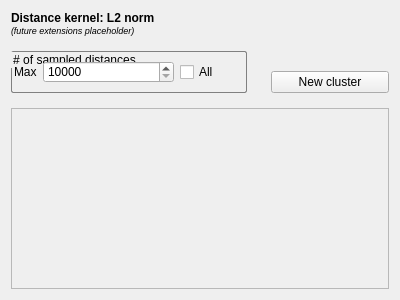
<?xml version="1.0" encoding="UTF-8"?>
<ui version="4.0">
 <class>ControllerForm</class>
 <widget class="QWidget" name="ControllerForm">
  <property name="geometry">
   <rect>
    <x>0</x>
    <y>0</y>
    <width>400</width>
    <height>300</height>
   </rect>
  </property>
  <property name="windowTitle">
   <string>Form</string>
  </property>
  <layout class="QVBoxLayout" name="verticalLayout">
   <item>
    <widget class="QLabel" name="label">
     <property name="text">
      <string>&lt;html&gt;&lt;head/&gt;&lt;body&gt;&lt;p&gt;&lt;span style=&quot; font-weight:600;&quot;&gt;Distance kernel: L2 norm&lt;/span&gt;&lt;br&gt;&lt;span style=&quot; font-size:7pt; font-style:italic;&quot;&gt;(future extensions placeholder)&lt;/span&gt;&lt;/p&gt;&lt;/body&gt;&lt;/html&gt;</string>
     </property>
     <property name="textFormat">
      <enum>Qt::RichText</enum>
     </property>
    </widget>
   </item>
   <item>
    <widget class="QWidget" name="widget" native="true">
     <property name="sizePolicy">
      <sizepolicy hsizetype="Preferred" vsizetype="Fixed">
       <horstretch>0</horstretch>
       <verstretch>0</verstretch>
      </sizepolicy>
     </property>
     <layout class="QHBoxLayout" name="horizontalLayout" stretch="6,3">
      <property name="spacing">
       <number>24</number>
      </property>
      <property name="leftMargin">
       <number>0</number>
      </property>
      <property name="rightMargin">
       <number>0</number>
      </property>
      <item>
       <widget class="QGroupBox" name="groupBox">
        <property name="sizePolicy">
         <sizepolicy hsizetype="Preferred" vsizetype="Fixed">
          <horstretch>0</horstretch>
          <verstretch>0</verstretch>
         </sizepolicy>
        </property>
        <property name="styleSheet">
         <string notr="true">QGroupBox { border: 1px solid gray;border-radius: 2px;margin-top: 0.5em; }; QGroupBox::title{subcontrol-origin: margin;subcontrol-position: top left;padding: 5 5px;font-weight: bold;}</string>
        </property>
        <property name="title">
         <string># of sampled distances</string>
        </property>
        <layout class="QHBoxLayout" name="horizontalLayout_2" stretch="0,4,2">
         <property name="leftMargin">
          <number>2</number>
         </property>
         <property name="rightMargin">
          <number>0</number>
         </property>
         <item>
          <widget class="QLabel" name="label_2">
           <property name="text">
            <string>Max</string>
           </property>
          </widget>
         </item>
         <item>
          <widget class="QSpinBox" name="maxSampleDists">
           <property name="accelerated">
            <bool>true</bool>
           </property>
           <property name="minimum">
            <number>10000</number>
           </property>
           <property name="maximum">
            <number>1000000000</number>
           </property>
           <property name="singleStep">
            <number>1000000</number>
           </property>
          </widget>
         </item>
         <item>
          <widget class="QCheckBox" name="cbExhaustiveDists">
           <property name="text">
            <string>All</string>
           </property>
          </widget>
         </item>
        </layout>
       </widget>
      </item>
      <item>
       <widget class="QWidget" name="widget_2" native="true">
        <layout class="QVBoxLayout" name="verticalLayout_2" stretch="2,1">
         <property name="spacing">
          <number>0</number>
         </property>
         <property name="leftMargin">
          <number>0</number>
         </property>
         <property name="topMargin">
          <number>0</number>
         </property>
         <property name="rightMargin">
          <number>0</number>
         </property>
         <property name="bottomMargin">
          <number>0</number>
         </property>
         <item>
          <spacer name="verticalSpacer">
           <property name="orientation">
            <enum>Qt::Vertical</enum>
           </property>
           <property name="sizeType">
            <enum>QSizePolicy::Expanding</enum>
           </property>
           <property name="sizeHint" stdset="0">
            <size>
             <width>0</width>
             <height>0</height>
            </size>
           </property>
          </spacer>
         </item>
         <item>
          <widget class="QPushButton" name="newClusterBtn">
           <property name="text">
            <string>New cluster</string>
           </property>
          </widget>
         </item>
        </layout>
       </widget>
      </item>
     </layout>
    </widget>
   </item>
   <item>
    <widget class="QScrollArea" name="scrollArea">
     <property name="minimumSize">
      <size>
       <width>268</width>
       <height>0</height>
      </size>
     </property>
     <property name="styleSheet">
      <string notr="true">padding:0</string>
     </property>
     <property name="widgetResizable">
      <bool>true</bool>
     </property>
     <widget class="QWidget" name="clusterSupport">
      <property name="geometry">
       <rect>
        <x>0</x>
        <y>0</y>
        <width>380</width>
        <height>172</height>
       </rect>
      </property>
      <property name="styleSheet">
       <string notr="true">padding:1</string>
      </property>
     </widget>
    </widget>
   </item>
  </layout>
 </widget>
 <resources/>
 <connections/>
</ui>
